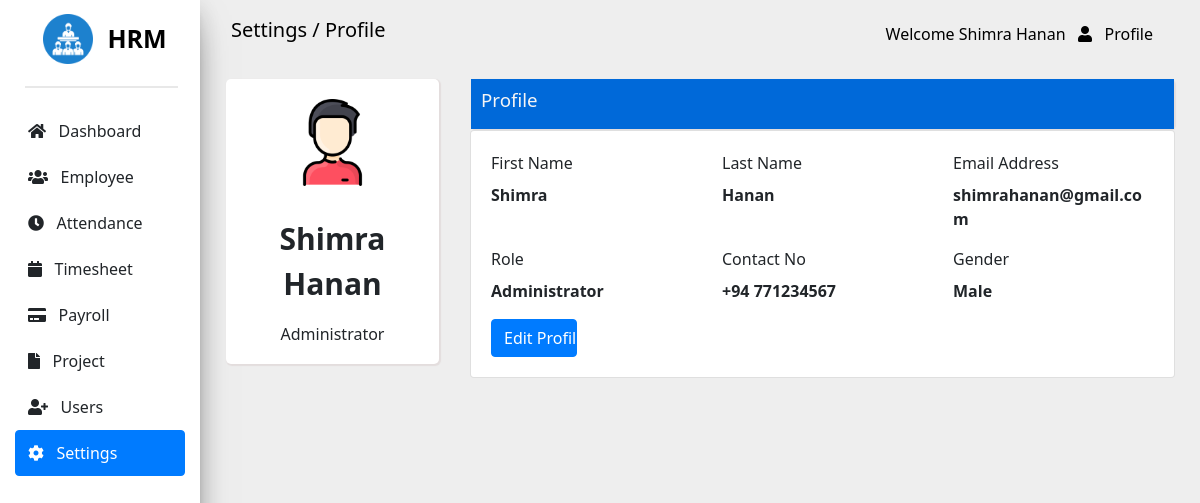
The app's page /pages/profile/index.php (signed in), older data.
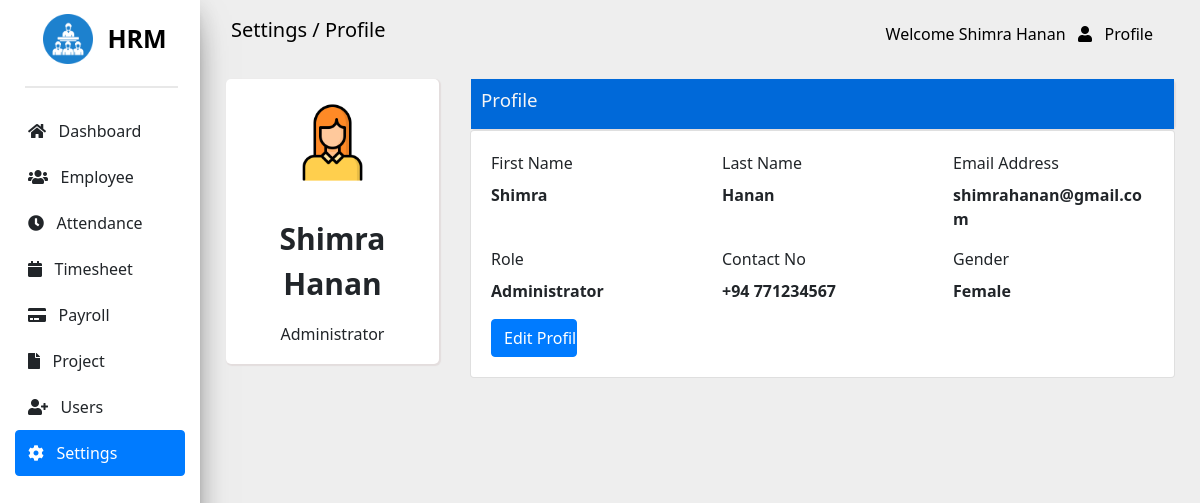
The same page, newer data.
### tables this page shows
CREATE TABLE IF NOT EXISTS `userpermission` (
  `id` int NOT NULL AUTO_INCREMENT,
  `userId` varchar(65) NOT NULL,
  `dashboard` tinyint(1) NOT NULL,
  `employee` tinyint(1) NOT NULL,
  `cemployee` tinyint(1) NOT NULL,
  `uemployee` tinyint(1) NOT NULL,
  `demployee` tinyint(1) NOT NULL,
  `attendance` tinyint(1) NOT NULL,
  `cattendance` tinyint(1) NOT NULL,
  `uattendance` tinyint(1) NOT NULL,
  `dattendance` tinyint(1) NOT NULL,
  `payroll` tinyint(1) NOT NULL,
  `cpayroll` tinyint(1) NOT NULL,
  `upayroll` tinyint(1) NOT NULL,
  `dpayroll` tinyint(1) NOT NULL,
  `user` tinyint(1) NOT NULL,
  `cuser` tinyint(1) NOT NULL,
  `uuser` tinyint(1) NOT NULL,
  `duser` tinyint(1) NOT NULL,
  `settings` tinyint(1) NOT NULL,
  `project` tinyint(1) NOT NULL,
  `cproject` tinyint(1) NOT NULL,
  `uproject` tinyint(1) NOT NULL,
  `dproject` tinyint(1) NOT NULL,
  `department` tinyint(1) NOT NULL,
  `cdepartment` tinyint(1) NOT NULL,
  `udepartment` tinyint(1) NOT NULL,
  `ddepartment` tinyint(1) NOT NULL,
  `position` tinyint(1) NOT NULL,
  `cposition` tinyint(1) NOT NULL,
  `uposition` tinyint(1) NOT NULL,
  `dposition` tinyint(1) NOT NULL,
  `timesheet` tinyint(1) NOT NULL,
  `ctimesheet` tinyint(1) NOT NULL,
  `utimesheet` tinyint(1) NOT NULL,
  `dtimesheet` tinyint(1) NOT NULL,
  PRIMARY KEY (`id`),
  KEY `FK_UserId` (`userId`)
);

CREATE TABLE IF NOT EXISTS `user` (
  `firstname` varchar(65) NOT NULL,
  `lastname` varchar(65) NOT NULL,
  `email` varchar(200) NOT NULL,
  `password` varchar(65) NOT NULL,
  `role` tinyint NOT NULL,
  `contactno` int DEFAULT NULL,
  `gender` tinyint(1) NOT NULL,
  `changed` tinyint(1) NOT NULL,
  PRIMARY KEY (`email`)
);

### core/services/user-service.php (called while the page is built, shortened)
<?php
    function getUser($conn, $id) {
        $query = "SELECT * FROM user u
        left join userpermission up on u.email= up.userId
        where u.email = '$id'";
        return $conn->query($query);
    }
    function getGender($gender) {
        if($gender == 0) {
            return 'Male';
        } else if($gender == 1) {
            return 'Female';
        } else {
            return 'N/A';
        }
    }
?>

### core/services/common-service.php (called while the page is built, shortened)
<?php
    function getUsername() {
        return $_SESSION["fullname"];
    }
    function getRole($num) {
        if($num == 0) {
            return "Administrator";
        } else if($num == 1) {
            return "Staff";
        }  else {
            return "N/A";
        }
    }
?>

### pages/profile/index.php (the view, shortened to what the changed rows need)
<?php
    require '../../core/services/common-service.php';
    require '../../core/services/user-service.php';
?>
<!DOCTYPE html>
<html lang="en">
<head>
    <link rel="stylesheet" href="https://use.fontawesome.com/releases/v5.7.0/css/all.css"
>
    <link rel="stylesheet" href="../../assets/css/common.css" />
    <link rel="stylesheet" href="../../assets/css/dashboard.css" />
    <link rel="stylesheet" href="../../assets/css/profile.css" />
</head>
<body>
    <div class="row max-width">
        <div class="col-md-10 nav-content">
            <?php
                $id = $_SESSION['userId'];
                $result = getUser($conn, $id);
                while($row = mysqli_fetch_assoc($result)) {
            ?>
            <div class="row maintain-paddings">
                <div class="col-md-3">
                    <div class="row card-container">
                        <div class="col-md-12 slight-padding-left make-center">
                            <?php
                                if($row["gender"] == 0) {
                                    echo '<img src="../../assets/images/man.png" class="resize">';
                                } else if($row['gender'] == 1) {
                                    echo '<img src="../../assets/images/female.png" class="resize">';
                                } else {
                                    echo '<img src="../../assets/images/no.png" class="resize">';
                                }
                            ?>
                        </div>
                        <div class="col-md-12 slight-padding-right make-center">
                            <p><?php echo getUserName();?></p>
                            <label><?php echo getRole($_SESSION["role"]);?></label>
                        </div>
                    </div>
                </div>
                <div class="col-md-9">
                    <div class="card-container">
                        <div class="col-md-12 padding-around">
                            <h3>Profile</h3>
                        </div>
                    </div>
                    <div class="card">
                        <form class="profile-form">
                            <div class="row extra-row">
                                <div class="col-md-4">
                                    <label for="fnameInput">First Name</label>
                                    <p class="more-weight"><?php echo $row["firstname"];?></p>
                                </div>
                                <div class="col-md-4">
                                    <label for="lnameInput">Last Name</label>
                                    <p class="more-weight"><?php echo $row["lastname"];?></p>
                                </div>
                                <div class="col-md-4">
                                    <label for="emailInput">Email Address</label>
                                    <p class="more-weight"><?php echo $row["email"];?></p>
                                </div>
                                <div class="col-md-4">
                                    <label for="roleSelect">Role</label>
                                    <p class="more-weight"><?php echo getRole($row["role"]);?></p>
                                </div>
                                <div class="col-md-4">
                                    <label for="contactNoInput">Contact No</label>
                                    <div class="input-group">
                                        <p class="more-weight">+94 <?php echo $row["contactno"];?></p>
                                    </div>
                                </div>
                                <div class="col-md-4">
                                    <label for="genderSelect">Gender</label>
                                    <p class="more-weight"><?php echo getGender($row["gender"]);?></p>
                                </div>
                                <div class="col-md-2">
                                    <input type="submit" class="btn btn-primary" value="Edit Profile"
                                        name="updateProfile">
                                </div>
                            </div>
                        </form>
                    </div>
                </div>
            </div>
            <?php
                }
            ?>
        </div>
</body>
</html>

Row changes from the older to the newer data that the page shows:
changed through a linked row, userpermission "Shimra": gender: picture added; userId.gender "Male" → "Female"; gender: picture removed
